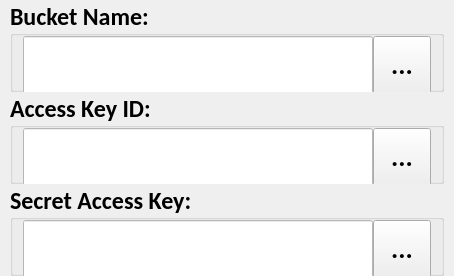
      <widget class="QWidget" name="data_upload_settings_page">
       <layout class="QVBoxLayout" name="verticalLayout_3">
        <property name="spacing">
         <number>0</number>
        </property>
        <property name="leftMargin">
         <number>10</number>
        </property>
        <property name="topMargin">
         <number>0</number>
        </property>
        <property name="rightMargin">
         <number>10</number>
        </property>
        <property name="bottomMargin">
         <number>0</number>
        </property>
        <item>
         <widget class="QGroupBox" name="data_upload_attribute_gb_1">
          <property name="minimumSize">
           <size>
            <width>0</width>
            <height>92</height>
           </size>
          </property>
          <property name="maximumSize">
           <size>
            <width>16777215</width>
            <height>92</height>
           </size>
          </property>
          <property name="font">
           <font>
            <family>Calibri</family>
            <pointsize>18</pointsize>
            <weight>75</weight>
            <bold>true</bold>
           </font>
          </property>
          <property name="styleSheet">
           <string notr="true"/>
          </property>
          <property name="title">
           <string>Bucket Name:</string>
          </property>
          <property name="alignment">
           <set>Qt::AlignLeading|Qt::AlignLeft|Qt::AlignVCenter</set>
          </property>
          <layout class="QHBoxLayout" name="horizontalLayout_9">
           <property name="spacing">
            <number>0</number>
           </property>
           <property name="leftMargin">
            <number>10</number>
           </property>
           <property name="topMargin">
            <number>0</number>
           </property>
           <property name="rightMargin">
            <number>10</number>
           </property>
           <property name="bottomMargin">
            <number>0</number>
           </property>
           <item>
            <widget class="QLineEdit" name="bucket_name_output">
             <property name="minimumSize">
              <size>
               <width>350</width>
               <height>58</height>
              </size>
             </property>
             <property name="maximumSize">
              <size>
               <width>1000</width>
               <height>58</height>
              </size>
             </property>
             <property name="font">
              <font>
               <family>Calibri</family>
               <pointsize>20</pointsize>
               <weight>75</weight>
               <bold>true</bold>
              </font>
             </property>
             <property name="styleSheet">
              <string notr="true">background-color: #FFFFFF;
</string>
             </property>
             <property name="readOnly">
              <bool>true</bool>
             </property>
            </widget>
           </item>
           <item>
            <widget class="QToolButton" name="bucket_name_btn">
             <property name="minimumSize">
              <size>
               <width>58</width>
               <height>58</height>
              </size>
             </property>
             <property name="maximumSize">
              <size>
               <width>16777215</width>
               <height>58</height>
              </size>
             </property>
             <property name="font">
              <font>
               <pointsize>20</pointsize>
               <weight>75</weight>
               <bold>true</bold>
              </font>
             </property>
             <property name="focusPolicy">
              <enum>Qt::NoFocus</enum>
             </property>
             <property name="text">
              <string>...</string>
             </property>
            </widget>
           </item>
          </layout>
         </widget>
        </item>
        <item>
         <widget class="QGroupBox" name="data_upload_attribute_gb_2">
          <property name="minimumSize">
           <size>
            <width>0</width>
            <height>92</height>
           </size>
          </property>
          <property name="maximumSize">
           <size>
            <width>16777215</width>
            <height>92</height>
           </size>
          </property>
          <property name="font">
           <font>
            <family>Calibri</family>
            <pointsize>18</pointsize>
            <weight>75</weight>
            <bold>true</bold>
           </font>
          </property>
          <property name="styleSheet">
           <string notr="true"/>
          </property>
          <property name="title">
           <string>Access Key ID:</string>
          </property>
          <property name="alignment">
           <set>Qt::AlignLeading|Qt::AlignLeft|Qt::AlignVCenter</set>
          </property>
          <layout class="QHBoxLayout" name="horizontalLayout_10">
           <property name="spacing">
            <number>0</number>
           </property>
           <property name="leftMargin">
            <number>10</number>
           </property>
           <property name="topMargin">
            <number>0</number>
           </property>
           <property name="rightMargin">
            <number>10</number>
           </property>
           <property name="bottomMargin">
            <number>0</number>
           </property>
           <item>
            <widget class="QLineEdit" name="access_key_id_output">
             <property name="minimumSize">
              <size>
               <width>350</width>
               <height>58</height>
              </size>
             </property>
             <property name="maximumSize">
              <size>
               <width>1000</width>
               <height>58</height>
              </size>
             </property>
             <property name="font">
              <font>
               <family>Calibri</family>
               <pointsize>20</pointsize>
               <weight>75</weight>
               <bold>true</bold>
              </font>
             </property>
             <property name="styleSheet">
              <string notr="true">background-color: #FFFFFF;
</string>
             </property>
             <property name="readOnly">
              <bool>true</bool>
             </property>
            </widget>
           </item>
           <item>
            <widget class="QToolButton" name="access_key_id_btn">
             <property name="minimumSize">
              <size>
               <width>58</width>
               <height>58</height>
              </size>
             </property>
             <property name="maximumSize">
              <size>
               <width>16777215</width>
               <height>58</height>
              </size>
             </property>
             <property name="font">
              <font>
               <pointsize>20</pointsize>
               <weight>75</weight>
               <bold>true</bold>
              </font>
             </property>
             <property name="focusPolicy">
              <enum>Qt::NoFocus</enum>
             </property>
             <property name="text">
              <string>...</string>
             </property>
            </widget>
           </item>
          </layout>
         </widget>
        </item>
        <item>
         <widget class="QGroupBox" name="data_upload_attribute_gb_3">
          <property name="minimumSize">
           <size>
            <width>0</width>
            <height>92</height>
           </size>
          </property>
          <property name="maximumSize">
           <size>
            <width>16777215</width>
            <height>92</height>
           </size>
          </property>
          <property name="font">
           <font>
            <family>Calibri</family>
            <pointsize>18</pointsize>
            <weight>75</weight>
            <bold>true</bold>
           </font>
          </property>
          <property name="styleSheet">
           <string notr="true"/>
          </property>
          <property name="title">
           <string>Secret Access Key:</string>
          </property>
          <property name="alignment">
           <set>Qt::AlignLeading|Qt::AlignLeft|Qt::AlignVCenter</set>
          </property>
          <layout class="QHBoxLayout" name="horizontalLayout_11">
           <property name="spacing">
            <number>0</number>
           </property>
           <property name="leftMargin">
            <number>10</number>
           </property>
           <property name="topMargin">
            <number>0</number>
           </property>
           <property name="rightMargin">
            <number>10</number>
           </property>
           <property name="bottomMargin">
            <number>0</number>
           </property>
           <item>
            <widget class="QLineEdit" name="secret_access_key_output">
             <property name="minimumSize">
              <size>
               <width>350</width>
               <height>58</height>
              </size>
             </property>
             <property name="maximumSize">
              <size>
               <width>1000</width>
               <height>58</height>
              </size>
             </property>
             <property name="font">
              <font>
               <family>Calibri</family>
               <pointsize>20</pointsize>
               <weight>75</weight>
               <bold>true</bold>
              </font>
             </property>
             <property name="styleSheet">
              <string notr="true">background-color: #FFFFFF;
</string>
             </property>
             <property name="readOnly">
              <bool>true</bool>
             </property>
            </widget>
           </item>
           <item>
            <widget class="QToolButton" name="secret_access_key_btn">
             <property name="minimumSize">
              <size>
               <width>58</width>
               <height>58</height>
              </size>
             </property>
             <property name="maximumSize">
              <size>
               <width>16777215</width>
               <height>58</height>
              </size>
             </property>
             <property name="font">
              <font>
               <pointsize>20</pointsize>
               <weight>75</weight>
               <bold>true</bold>
              </font>
             </property>
             <property name="focusPolicy">
              <enum>Qt::NoFocus</enum>
             </property>
             <property name="text">
              <string>...</string>
             </property>
            </widget>
           </item>
          </layout>
         </widget>
        </item>
       </layout>
      </widget>
